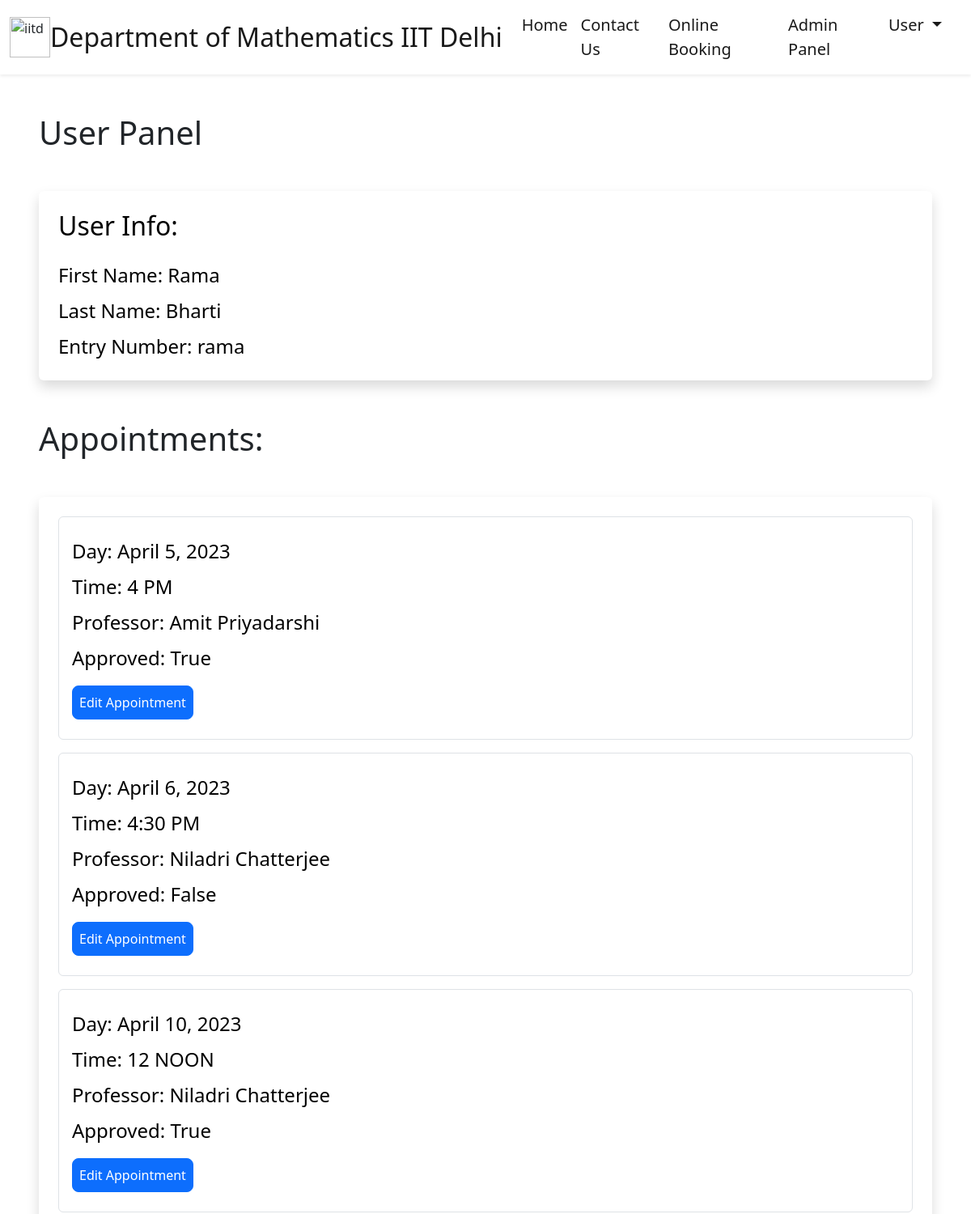
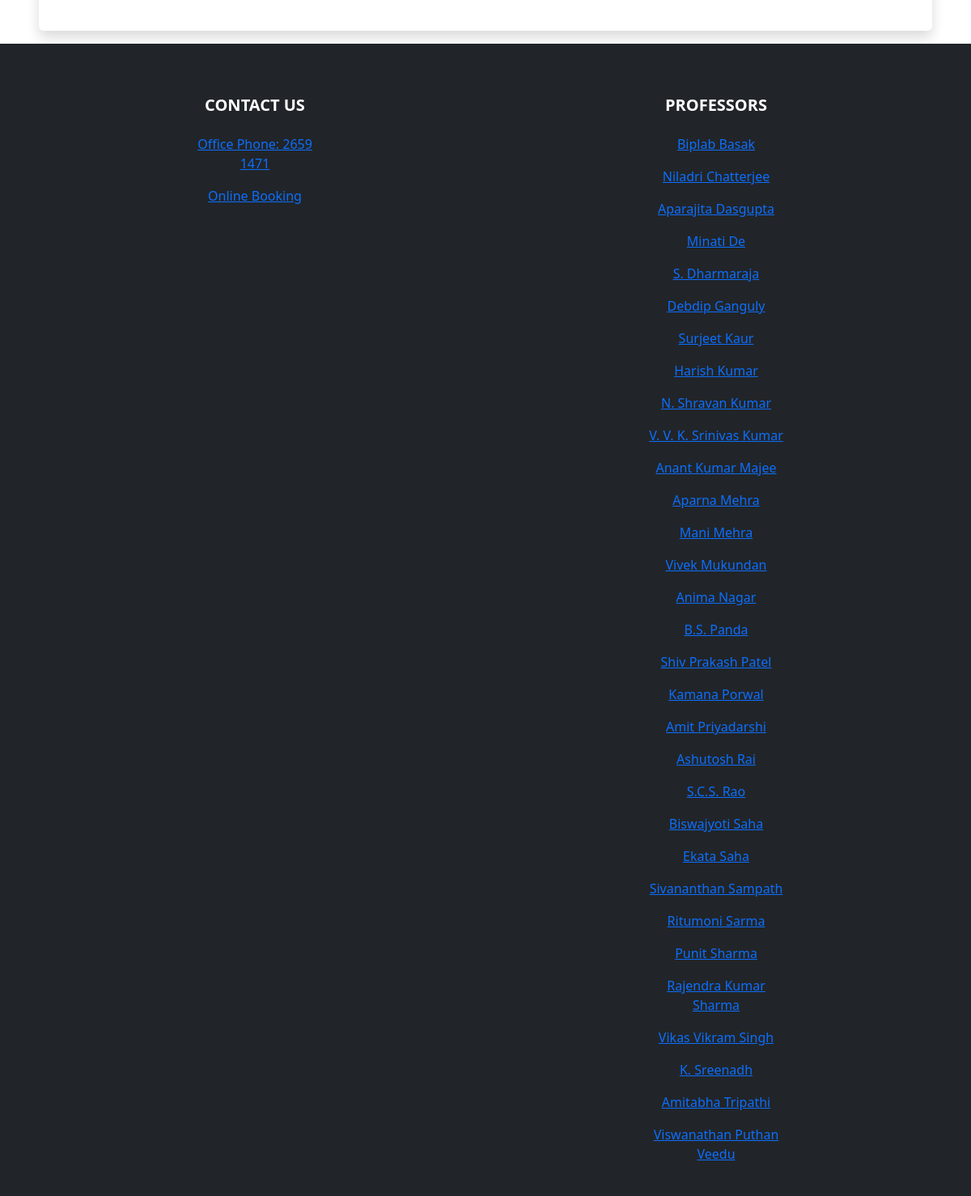
The page /user-panel (signed in) on the database its author committed (2 pictures, top to bottom).
### booking/models.py (models this page shows, shortened)
class Appointment(models.Model) :
    user = models.ForeignKey(User, on_delete=models.CASCADE, null=True, blank=True)
    professors = models.CharField(max_length=50, choices=SELECT_PROFESSOR, default="Aparna Mehra") #Aparna Mehra is the HOD
    day = models.DateField(default=datetime.now)
    time = models.CharField(max_length=10, choices=TIME_CHOICES, default="10 AM")
    time_ordered = models.DateTimeField(default=datetime.now, blank=True)
    approved=models.BooleanField('Approved', default=False)

### booking/views.py (the view)
# urls.py: path('user-panel', views.userPanel, name='userPanel'),
def userPanel(request):
    user = request.user
    appointments = Appointment.objects.filter(user=user).order_by('day', 'time')
    return render(request, 'userPanel.html', {
        'user' :user,
        'appointments' :appointments,
    })

### booking/templates/userPanel.html (shortened to what this page needs)
{% extends 'layout.html' %}
{% load static %}
{% block body %}
{% if user.is_authenticated %}
<h1 class=" ms-5 mt-5 ">User Panel</h1>
<div class="shadow p-4 mb-5 bg-body bg-body rounded text-black  m-5 ">
    <h2 class="">User Info:</h2>
    <ul class="list-group fs-4 mt-3">
            <li class="list-group mt-2">First Name: {{ user.first_name }}</li>
            <li class="list-group mt-2">Last Name: {{ user.last_name }}</li>
            <li class="list-group mt-2">Entry Number: {{ user.username }}</li>
    </ul>
</div>
{% if appointments.count > 0 %}
<div class="mt-5 ">
    <h1 class=" ms-5">Appointments:</h1>
    <div class="shadow p-4 mb-3 bg-body bg-body rounded text-black  m-5">
        {% for appointment in appointments %}
        <div class="list-group fs-4 border p-3 mb-3">
            <p class="list-group mt-2">Day: {{ appointment.day }}</p>
            <p class="list-group mt-2">Time: {{ appointment.time }}</p>
            <p class="list-group mt-2">Professor: {{ appointment.professors }}</p>
            <p class="list-group mt-2">Approved: {{ appointment.approved }}</p>
            <div class="mt-3 mb-2">
                <a class="btn btn-primary rounded-3 p-2" href="{% url 'userUpdate' appointment.id %}">Edit Appointment</a>
            </div>
        </div>
        {% endfor %}
    </div>
</div>
{% endif %}
{% else %}
<div class="shadow p-4 mb-5 bg-body bg-body rounded text-black  m-5">
    <h1 class="p-2  ms-3">First Sign in!</h1>
    <a href="{% url 'login' %}" class="btn btn-primary text-white">Sign in</a>
</div>
{% endif %}
{% endblock %}

### rows shown on the page
Appointment: day "April 5, 2023", time "4 PM", professors "Amit Priyadarshi", approved "True"
Appointment: day "April 6, 2023", time "4:30 PM", professors "Niladri Chatterjee", approved "False"
Appointment: day "April 10, 2023", time "12 NOON", professors "Niladri Chatterjee", approved "True"

### other values the page prints
{{ user.first_name }} "Rama"
{{ user.last_name }} "Bharti"
{{ user.username }} "rama"
